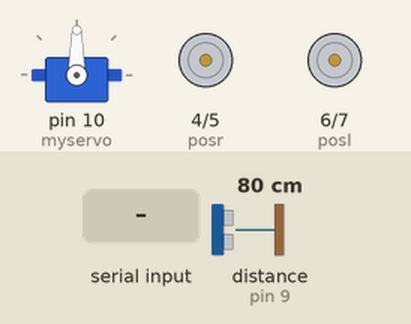
Recording of a sketch running on a simulated Arduino Uno, built with avr-gcc and run on an emulated ATmega328P. On the bench: servo, motor-driver pin pairs drawn as motors (green arrow = first pin HIGH = forward, orange = second pin HIGH = backward, longer = more drive). Inputs (shaded band) come from the test bench; at power-on: distance to the obstacle (sensor on pin 9) 80 cm. The echo pulse lasts 58.3 µs per cm; what the sketch prints to the serial monitor is not drawn.

Above: at 1.2 s.
1.3 s: "forward" received over the second serial link
At 3.5 s:
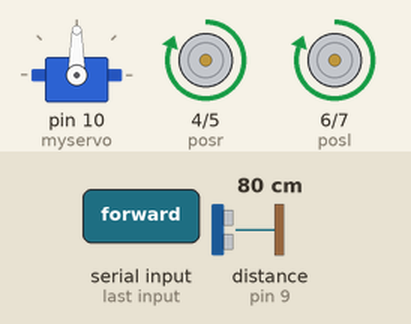
3.8 s: "backward" received over the second serial link
At 5.7 s:
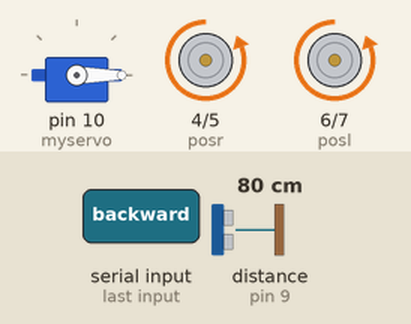
6.4 s: "right" received over the second serial link
At 8.5 s:
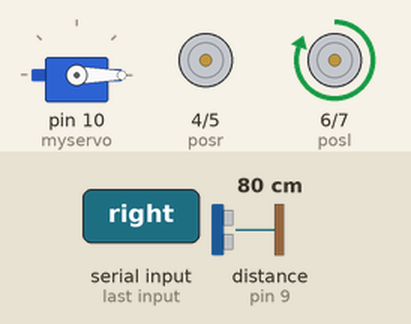
8.9 s: "left" received over the second serial link
At 11.0 s:
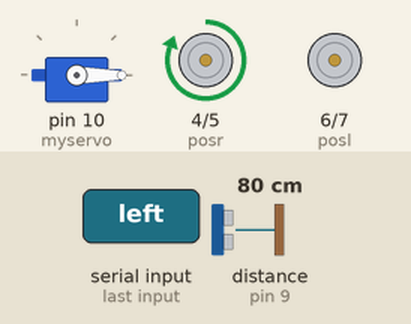
11.4 s: "stop" received over the second serial link
At 13.6 s:
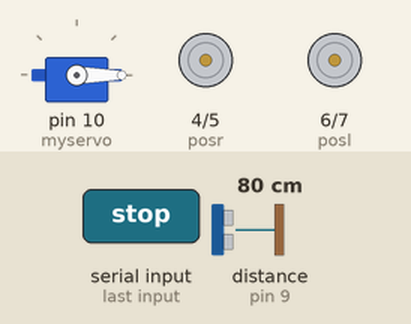
13.9 s: "forward" received over the second serial link
At 15.7 s:
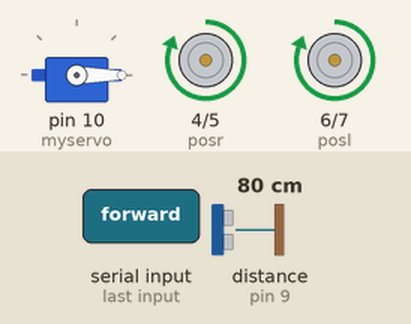
Timing chart, 0 to 17.2 s (numbered marks = the images above; inputs shaded):
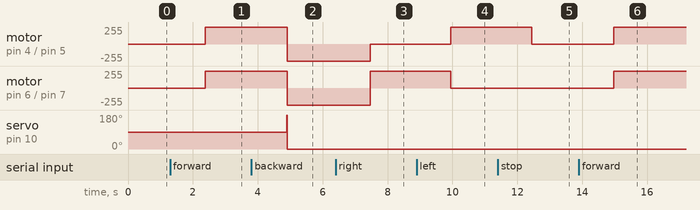

Measured:
- after the input at 1.3 s, motor on pin 4 (posr) / pin 5 (negr), motor on pin 6 (posl) / pin 7 (negl): stopped → forward 255/255 after 1.1 s
- after the input at 3.8 s, motor on pin 4 (posr) / pin 5 (negr), motor on pin 6 (posl) / pin 7 (negl): forward 255/255 → backward 255/255 after 1.1 s; servo on pin 10 (myservo): 90° → 0° after 1.1 s
- after the input at 6.4 s, motor on pin 4 (posr) / pin 5 (negr): backward 255/255 → stopped after 1.1 s; motor on pin 6 (posl) / pin 7 (negl): backward 255/255 → forward 255/255 after 1.1 s
- after the input at 8.9 s, motor on pin 4 (posr) / pin 5 (negr): stopped → forward 255/255 after 1.1 s; motor on pin 6 (posl) / pin 7 (negl): forward 255/255 → stopped after 1.1 s
- after the input at 11.4 s, motor on pin 4 (posr) / pin 5 (negr): forward 255/255 → stopped after 1.0 s
- after the input at 13.9 s, motor on pin 4 (posr) / pin 5 (negr), motor on pin 6 (posl) / pin 7 (negl): stopped → forward 255/255 after 1.1 s

The sketch:

voice_control_bot.ino
```cpp
#include <Servo.h>
#include <SoftwareSerial.h>
SoftwareSerial BT(0, 1);
Servo myservo;
int pos = 0;
int posr=4;
int negr=5;
int posl=6;
int negl=7;
int trigpin=8;
int echopin=9;
String command;
int dur,distance;

void setup() {
    BT.begin(9600);
    Serial.begin(9600);
    pinMode(posr,OUTPUT);
    pinMode(negr,OUTPUT);
    pinMode(posl,OUTPUT);
    pinMode(negl,OUTPUT);
    pinMode(trigpin,OUTPUT);
    pinMode(echopin,INPUT);
    myservo.attach(10);


}

void loop() {
 while(BT.available())
  {delay (10);
 char t =BT.read();
 command += t;}
 if(command.length()>0)
 {Serial.println(command);
  delay(1000);

  if(command=="forward")
  {  digitalWrite(trigpin,LOW);
   delayMicroseconds(2);
   digitalWrite(trigpin,HIGH);
   delayMicroseconds(10);
   digitalWrite(trigpin,LOW);
   dur=pulseIn(echopin,HIGH);
   distance=(dur/2)/29.1;
   Serial.print(distance);
   if(distance>12)
   {digitalWrite(posr,HIGH);
   digitalWrite(negr,LOW);
   digitalWrite(posl,HIGH);
   digitalWrite(negl,LOW);}
  }
  else if(command=="backward")
  { for(pos=0;pos<=180;pos++)
      {myservo.write(pos);}
     digitalWrite(trigpin,LOW);
     delayMicroseconds(2);
     digitalWrite(trigpin,HIGH);
     delayMicroseconds(10);
     digitalWrite(trigpin,LOW);
     dur=pulseIn(echopin,HIGH);
     distance=(dur/2)/29.1;
     Serial.print(distance);
     for(pos=180;pos>=0;pos--)
      {myservo.write(pos);}
     if(distance>20)
    {digitalWrite(posr,LOW);
    digitalWrite(negr,HIGH);
    digitalWrite(posl,LOW);
    digitalWrite(negl,HIGH);
    }
    else
    {digitalWrite(posr,LOW);
    digitalWrite(negr,LOW);
    digitalWrite(posl,LOW);
    digitalWrite(negl,LOW);}
  }
   else if(command=="right")
  { for(pos=0;pos>=-90;pos--)
     {myservo.write(pos);}
     digitalWrite(trigpin,LOW);
     delayMicroseconds(2);
     digitalWrite(trigpin,HIGH);
     delayMicroseconds(10);
     digitalWrite(trigpin,LOW);
     dur=pulseIn(echopin,HIGH);
     distance=(dur/2)/29.1;
     Serial.print(distance);
     for(pos=-90;pos<=0;pos++)
     {myservo.write(pos);}
     if(distance>12)
    {digitalWrite(posr,LOW);
    digitalWrite(negr,LOW);
    digitalWrite(posl,HIGH);
    digitalWrite(negl,LOW);}
    else
    {digitalWrite(posr,LOW);
    digitalWrite(negr,LOW);
    digitalWrite(posl,LOW);
    digitalWrite(negl,LOW);}

  }
   else if(command=="left")
   {for(pos=0;pos>=90;pos++)
     {myservo.write(pos);}
     digitalWrite(trigpin,LOW);
     delayMicroseconds(2);
     digitalWrite(trigpin,HIGH);
     delayMicroseconds(10);
     digitalWrite(trigpin,LOW);
     dur=pulseIn(echopin,HIGH);
     distance=(dur/2)/29.1;
     Serial.print(distance);
     for(pos=90;pos>=0;pos--)
     {myservo.write(pos);}
     if(distance>12)
   {digitalWrite(posr,HIGH);
   digitalWrite(negr,LOW);
   digitalWrite(posl,LOW);
   digitalWrite(negl,LOW);}
   else
    {digitalWrite(posr,LOW);
    digitalWrite(negr,LOW);
    digitalWrite(posl,LOW);
    digitalWrite(negl,LOW);}
   }
    else if(command=="stop")
  {digitalWrite(posr,LOW);
   digitalWrite(negr,LOW);
   digitalWrite(posl,LOW);
   digitalWrite(negl,LOW);
  }
   else
  {digitalWrite(posr,LOW);
   digitalWrite(negr,LOW);
   digitalWrite(posl,LOW);
   digitalWrite(negl,LOW);
  }
  command="";//reset the variable

}}
```
